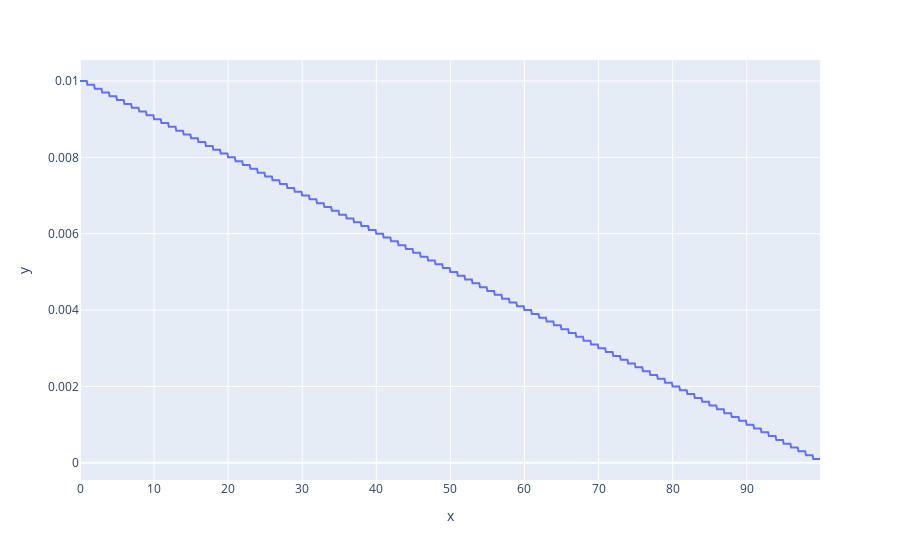

Notebook code cell kept with this figure:
### Code cell
px.line(x=x, y=lrs)

### Figure 1 — Plotly figure (JSON) as saved in the notebook; plotly's stock layout.template omitted (floating-point values rounded to 4 significant figures; data arrays with more than 128 entries replaced by an {"elided": "..."} marker saying what was removed)
{"data": [{"hovertemplate": "x=%{x}<br>y=%{y}<extra></extra>", "legendgroup": "", "line": {"color": "#636efa", "dash": "solid"}, "marker": {"symbol": "circle"}, "mode": "lines", "name": "", "orientation": "v", "showlegend": false, "type": "scatter", "x": {"elided": "1000 float values"}, "xaxis": "x", "y": {"elided": "1000 float values"}, "yaxis": "y"}], "layout": {"legend": {"tracegroupgap": 0}, "margin": {"t": 60}, "xaxis": {"anchor": "y", "domain": [0, 1], "title": {"text": "x"}}, "yaxis": {"anchor": "x", "domain": [0, 1], "title": {"text": "y"}}}}
